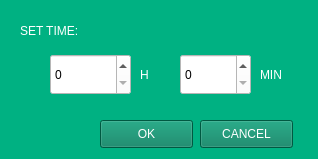
<?xml version="1.0" encoding="UTF-8"?>
<ui version="4.0">
 <class>Dialog</class>
 <widget class="QDialog" name="Dialog">
  <property name="geometry">
   <rect>
    <x>0</x>
    <y>0</y>
    <width>318</width>
    <height>159</height>
   </rect>
  </property>
  <property name="windowTitle">
   <string>SetTime</string>
  </property>
  <property name="windowIcon">
   <iconset>
    <normaloff>img/clock.png</normaloff>img/clock.png</iconset>
  </property>
  <property name="styleSheet">
   <string notr="true">background-color: rgb(0, 177, 130);
</string>
  </property>
  <widget class="QDialogButtonBox" name="buttonBox">
   <property name="geometry">
    <rect>
     <x>30</x>
     <y>240</y>
     <width>341</width>
     <height>32</height>
    </rect>
   </property>
   <property name="orientation">
    <enum>Qt::Horizontal</enum>
   </property>
   <property name="standardButtons">
    <set>QDialogButtonBox::Cancel|QDialogButtonBox::Ok</set>
   </property>
  </widget>
  <widget class="QSpinBox" name="spinBox_2">
   <property name="geometry">
    <rect>
     <x>180</x>
     <y>54</y>
     <width>71</width>
     <height>41</height>
    </rect>
   </property>
   <property name="styleSheet">
    <string notr="true">background-color: rgb(255, 255, 255);
font: 16pt &quot;Bauhaus 93&quot;;</string>
   </property>
   <property name="maximum">
    <number>59</number>
   </property>
  </widget>
  <widget class="QSpinBox" name="spinBox_3">
   <property name="geometry">
    <rect>
     <x>50</x>
     <y>54</y>
     <width>81</width>
     <height>41</height>
    </rect>
   </property>
   <property name="styleSheet">
    <string notr="true">background-color: rgb(255, 255, 255);
font: 16pt &quot;Bauhaus 93&quot;;</string>
   </property>
  </widget>
  <widget class="QLabel" name="label">
   <property name="geometry">
    <rect>
     <x>20</x>
     <y>20</y>
     <width>131</width>
     <height>21</height>
    </rect>
   </property>
   <property name="styleSheet">
    <string notr="true">font: 16pt &quot;Bauhaus 93&quot;;
color: rgb(255, 255, 255);</string>
   </property>
   <property name="text">
    <string>SET TIME:</string>
   </property>
  </widget>
  <widget class="QLabel" name="label_2">
   <property name="geometry">
    <rect>
     <x>140</x>
     <y>59</y>
     <width>21</width>
     <height>31</height>
    </rect>
   </property>
   <property name="styleSheet">
    <string notr="true">color: rgb(255, 255, 255);
font: 14pt &quot;Bauhaus 93&quot;;</string>
   </property>
   <property name="text">
    <string>H</string>
   </property>
  </widget>
  <widget class="QLabel" name="label_3">
   <property name="geometry">
    <rect>
     <x>260</x>
     <y>59</y>
     <width>41</width>
     <height>31</height>
    </rect>
   </property>
   <property name="styleSheet">
    <string notr="true">color: rgb(255, 255, 255);
font: 14pt &quot;Bauhaus 93&quot;;</string>
   </property>
   <property name="text">
    <string>MIN</string>
   </property>
  </widget>
  <widget class="QPushButton" name="pushButton">
   <property name="geometry">
    <rect>
     <x>100</x>
     <y>120</y>
     <width>93</width>
     <height>28</height>
    </rect>
   </property>
   <property name="styleSheet">
    <string notr="true">font: 10pt &quot;Bauhaus 93&quot;;
color: rgb(255, 255, 255);
background-color: rgb(0, 124, 91);</string>
   </property>
   <property name="text">
    <string>OK</string>
   </property>
  </widget>
  <widget class="QPushButton" name="pushButton_2">
   <property name="geometry">
    <rect>
     <x>200</x>
     <y>120</y>
     <width>93</width>
     <height>28</height>
    </rect>
   </property>
   <property name="styleSheet">
    <string notr="true">font: 10pt &quot;Bauhaus 93&quot;;
color: rgb(255, 255, 255);
background-color: rgb(0, 124, 91);</string>
   </property>
   <property name="text">
    <string>CANCEL</string>
   </property>
  </widget>
 </widget>
 <resources/>
 <connections>
  <connection>
   <sender>buttonBox</sender>
   <signal>accepted()</signal>
   <receiver>Dialog</receiver>
   <slot>accept()</slot>
   <hints>
    <hint type="sourcelabel">
     <x>248</x>
     <y>254</y>
    </hint>
    <hint type="destinationlabel">
     <x>157</x>
     <y>274</y>
    </hint>
   </hints>
  </connection>
  <connection>
   <sender>buttonBox</sender>
   <signal>rejected()</signal>
   <receiver>Dialog</receiver>
   <slot>reject()</slot>
   <hints>
    <hint type="sourcelabel">
     <x>316</x>
     <y>260</y>
    </hint>
    <hint type="destinationlabel">
     <x>286</x>
     <y>274</y>
    </hint>
   </hints>
  </connection>
 </connections>
</ui>
